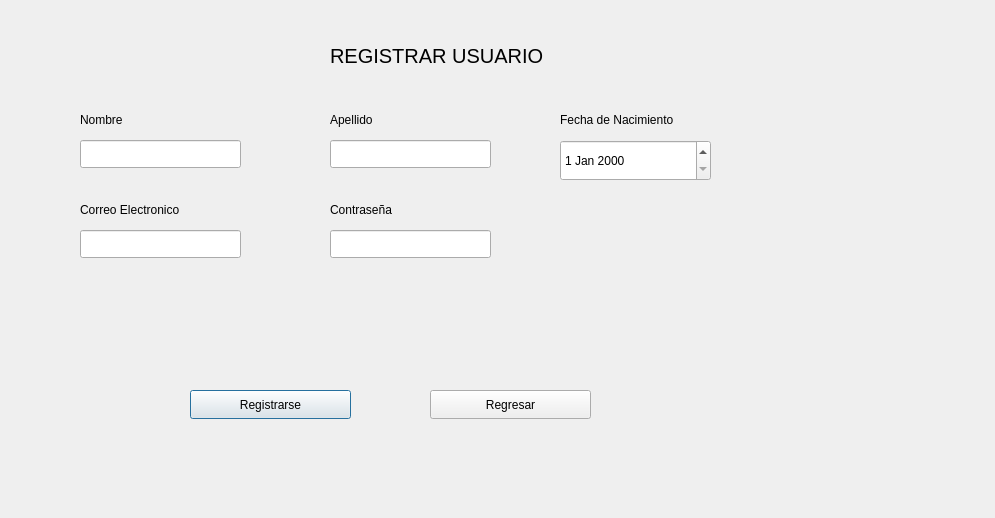
<?xml version="1.0" encoding="UTF-8"?>
<ui version="4.0">
 <class>registrarse</class>
 <widget class="QDialog" name="registrarse">
  <property name="geometry">
   <rect>
    <x>0</x>
    <y>0</y>
    <width>995</width>
    <height>518</height>
   </rect>
  </property>
  <property name="windowTitle">
   <string>Dialog</string>
  </property>
  <widget class="QLineEdit" name="nombR">
   <property name="geometry">
    <rect>
     <x>80</x>
     <y>140</y>
     <width>161</width>
     <height>28</height>
    </rect>
   </property>
  </widget>
  <widget class="QLineEdit" name="apellidoR">
   <property name="geometry">
    <rect>
     <x>330</x>
     <y>140</y>
     <width>161</width>
     <height>28</height>
    </rect>
   </property>
  </widget>
  <widget class="QLineEdit" name="correoR">
   <property name="geometry">
    <rect>
     <x>80</x>
     <y>230</y>
     <width>161</width>
     <height>28</height>
    </rect>
   </property>
  </widget>
  <widget class="QLineEdit" name="passR">
   <property name="geometry">
    <rect>
     <x>330</x>
     <y>230</y>
     <width>161</width>
     <height>28</height>
    </rect>
   </property>
  </widget>
  <widget class="QDateEdit" name="dateEdit">
   <property name="geometry">
    <rect>
     <x>560</x>
     <y>140</y>
     <width>151</width>
     <height>41</height>
    </rect>
   </property>
  </widget>
  <widget class="QLabel" name="label">
   <property name="geometry">
    <rect>
     <x>80</x>
     <y>110</y>
     <width>63</width>
     <height>20</height>
    </rect>
   </property>
   <property name="text">
    <string>Nombre</string>
   </property>
  </widget>
  <widget class="QLabel" name="label_2">
   <property name="geometry">
    <rect>
     <x>80</x>
     <y>200</y>
     <width>121</width>
     <height>20</height>
    </rect>
   </property>
   <property name="text">
    <string>Correo Electronico</string>
   </property>
  </widget>
  <widget class="QLabel" name="label_3">
   <property name="geometry">
    <rect>
     <x>330</x>
     <y>110</y>
     <width>63</width>
     <height>20</height>
    </rect>
   </property>
   <property name="text">
    <string>Apellido</string>
   </property>
  </widget>
  <widget class="QLabel" name="label_4">
   <property name="geometry">
    <rect>
     <x>330</x>
     <y>200</y>
     <width>81</width>
     <height>20</height>
    </rect>
   </property>
   <property name="text">
    <string>Contraseña</string>
   </property>
  </widget>
  <widget class="QLabel" name="label_5">
   <property name="geometry">
    <rect>
     <x>560</x>
     <y>110</y>
     <width>141</width>
     <height>20</height>
    </rect>
   </property>
   <property name="text">
    <string>Fecha de Nacimiento</string>
   </property>
  </widget>
  <widget class="QLabel" name="label_6">
   <property name="geometry">
    <rect>
     <x>330</x>
     <y>30</y>
     <width>241</width>
     <height>51</height>
    </rect>
   </property>
   <property name="font">
    <font>
     <pointsize>15</pointsize>
    </font>
   </property>
   <property name="text">
    <string>REGISTRAR USUARIO</string>
   </property>
  </widget>
  <widget class="QPushButton" name="registrar">
   <property name="geometry">
    <rect>
     <x>190</x>
     <y>390</y>
     <width>161</width>
     <height>29</height>
    </rect>
   </property>
   <property name="text">
    <string>Registrarse</string>
   </property>
  </widget>
  <widget class="QPushButton" name="regresar">
   <property name="geometry">
    <rect>
     <x>430</x>
     <y>390</y>
     <width>161</width>
     <height>29</height>
    </rect>
   </property>
   <property name="text">
    <string>Regresar</string>
   </property>
  </widget>
 </widget>
 <resources/>
 <connections/>
</ui>
